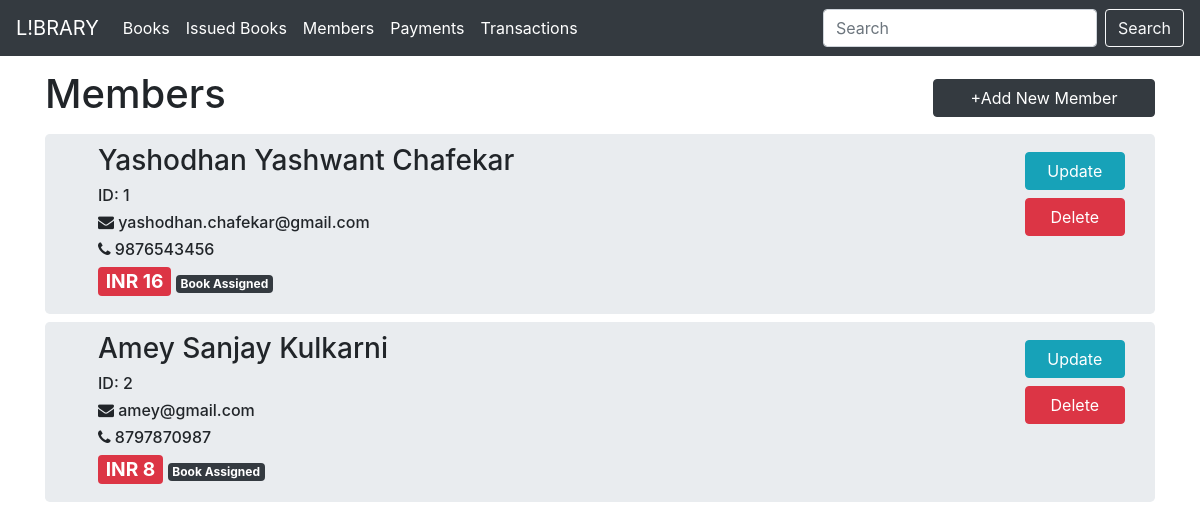
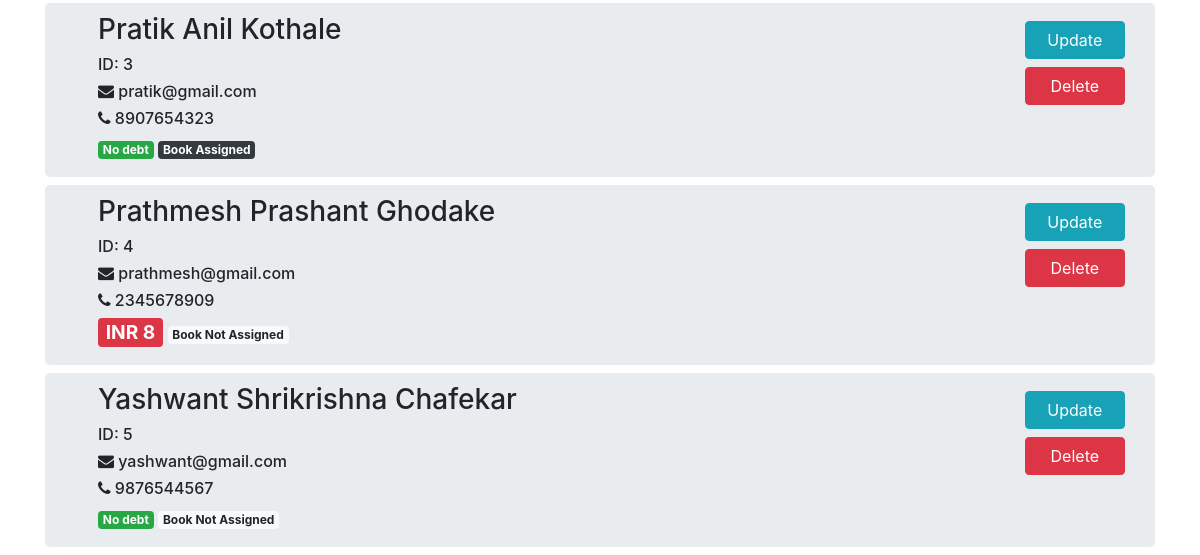
The app's page /member_list, older data (2 pictures, top to bottom).
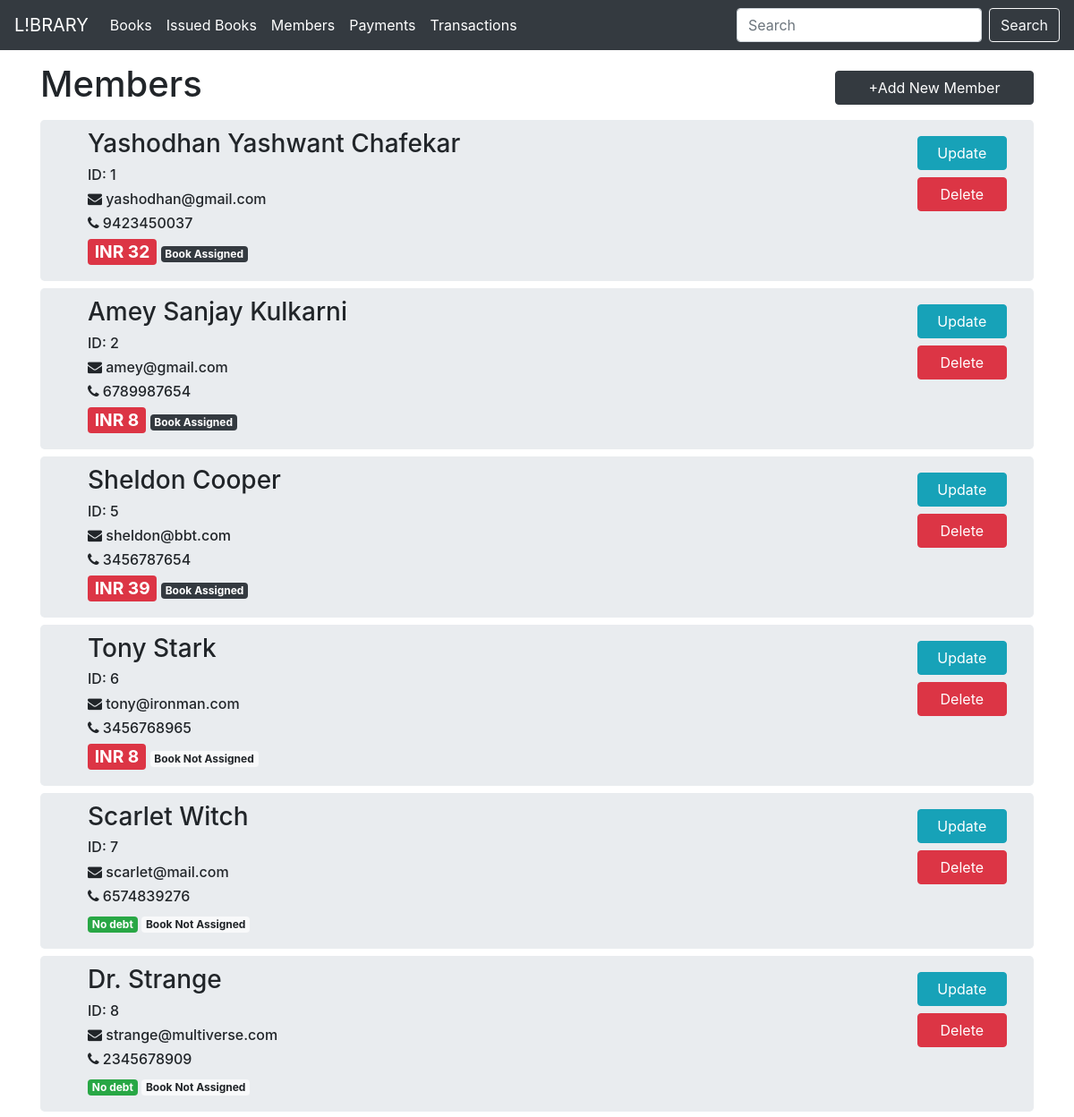
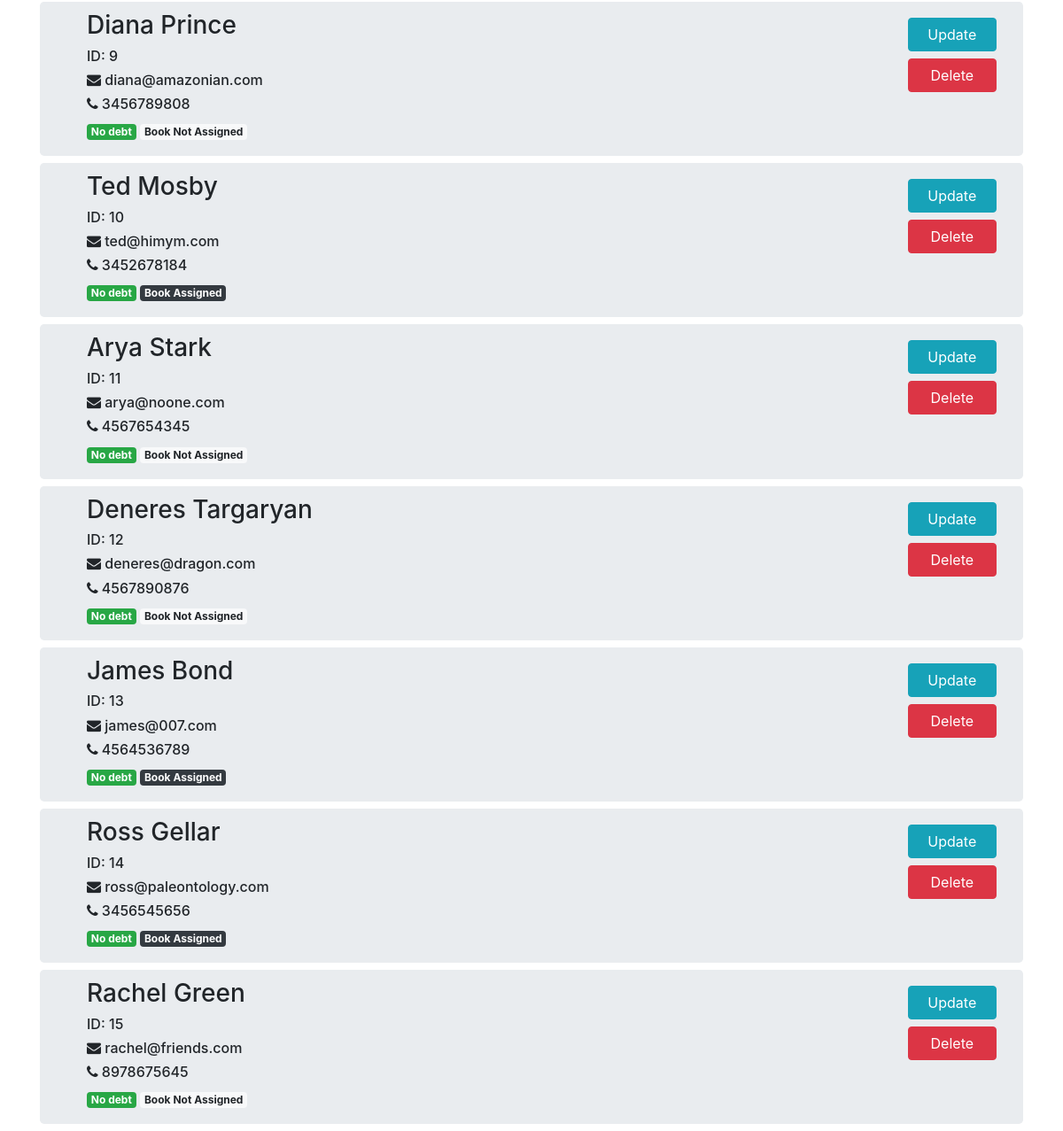
The same page, newer data (2 pictures, top to bottom).
### Library/models.py (models this page shows)
class Member(db.Model):
    id = db.Column(db.Integer, primary_key=True)
    fullname = db.Column(db.String(100))
    email = db.Column(db.String(100))
    phone = db.Column(db.String(13))
    debt = db.Column(db.Integer)
    has_book = db.Column(db.Boolean, default=False )

### Library/members.py (the view, shortened to what this page needs)
@members.route('/member_list', methods=['GET', 'POST'])
def member_list( ):
    data = Member.query.all()
    return render_template('member_list.html', data=data)

### Library/templates/member_list.html (shortened to what this page needs)
{% extends 'base.html' %}
{% block search %}
<form action="/member_list" method="post" class="form-inline my-2 my-lg-0">
    <input class="form-control mr-sm-2" name="search_input" type="search" placeholder="Search" aria-label="Search">
    <input class="btn btn-outline-light my-2 my-sm-0" type="submit" value="Search">
  </form>
{% endblock %}
{% block body %}
<div style="text-align:center; display: flex; flex-direction: row; align-items:center">
    <div style="flex:16; text-align:left ">
        <h1>Members</h1>
    </div>
    <div style="flex:4">
        <a href="/member_form" class="btn btn-dark my-1" style="width:100%; align-items:baseline">+Add New Member</a>
    </div>
</div>
    {% for member in data %}
    <div class ="container jumbotron my-2 " style="display:flex; flex-direction:row; justify-content:space-between;padding: 10px 30px 10px 30px;">
        <div class="container mx-2" style="flex:9;">
            <h3>{{member.fullname}}</h3>
            <h6>ID: {{member.id}}</h6>
            <h6><i class="fa fa-envelope"></i> {{member.email}}</h6>
            <h6><i class="fa fa-phone"></i> {{member.phone}}</h6>
            {% if member.debt %}
            <h1 class="badge bg-danger" style="color:white; font-size: larger;">INR {{member.debt}}</h1>
            {% else %}
            <h6 class="badge bg-success" style="color:white;">No debt</h6>
            {% endif %}
            {% if member.has_book %}
            <h6 class="badge bg-dark" style="color:white;">Book Assigned</h6>
            {% else %}
            <h6 class="badge bg-light">Book Not Assigned</h6>
            {% endif %}
        </div>
        <div style="flex:1; text-align: center;" >
            <form action="/update_member/{{member.id}}">
                <div class="my-2">
                    <input type="submit" class="btn btn-info" style="width:100%;" value="Update">
                </div>
            </form>
                <div class="my-2" >
                    <button type="button" class="btn btn-danger" data-bs-toggle="modal" data-bs-target="#exampleModal-{{member.id}}" style="width:100% ;">
                        Delete
                      </button>
                    </div>
        </div>
    </div>
    {% endfor %}
{% endblock %}

### Library/templates/base.html (shortened to what this page needs)
<!DOCTYPE html>
<html>
    <head>
      <link rel="stylesheet" href="https://cdnjs.cloudflare.com/ajax/libs/font-awesome/4.7.0/css/font-awesome.min.css">
        <link rel="stylesheet" href="https://cdn.jsdelivr.net/npm/bootstrap@4.4.1/dist/css/bootstrap.min.css">
    </head>
    <body>
        <nav class="navbar fixed-top navbar-expand-lg navbar-dark bg-dark ">
            <a class="navbar-brand" href="/">L!BRARY</a>
            <div class="collapse navbar-collapse" id="navbarSupportedContent">
              <ul class="navbar-nav mr-auto">
                <li class="nav-item active">
                  <a class="nav-link" href="/">Books</a>
                </li>
                <li class="nav-item active">
                    <a class="nav-link" href="/issued_book">Issued Books</a>
                </li>
                <li class="nav-item active">
                  <a class="nav-link" href="/member_list">Members</a>
                </li>
                <li class="nav-item active">
                    <a class="nav-link" href="/payments">Payments</a>
                </li>
                <li class="nav-item active">
                  <a class="nav-link" href="/trasaction">Transactions</a>
              </li>
              </ul>
              {% block search %}{% endblock %}
            </div>
          </nav>
          <div class="container" style="margin-top:70px;">
            {% block body %}
            {% endblock %}
          </div>
    </body>
</html>

Row changes from the older to the newer data that the page shows:
removed Member: fullname "Pratik Anil Kothale", id "3", email "pratik@gmail.com", phone "8907654323", shows "No debt", has_book "Book Assigned"
removed Member: fullname "Prathmesh Prashant Ghodake", id "4", email "prathmesh@gmail.com", phone "2345678909", debt "8", has_book "Book Not Assigned"
changed Member "Yashodhan Yashwant Chafekar": email "yashodhan.chafekar@gmail.com" → "yashodhan@gmail.com"; phone "9876543456" → "9423450037"; debt "16" → "32"
changed Member "Amey Sanjay Kulkarni": phone "8797870987" → "6789987654"
changed Member id 5: fullname "Yashwant Shrikrishna Chafekar" → "Sheldon Cooper"; email "yashwant@gmail.com" → "sheldon@bbt.com"; phone "9876544567" → "3456787654"; debt (not shown) → "39"; debt "No debt" → "INR"; has_book "Book Not Assigned" → "Book Assigned"
added Member: fullname "Tony Stark", id "6", email "tony@ironman.com", phone "3456768965", debt "8", has_book "Book Not Assigned"
added Member: fullname "Scarlet Witch", id "7", email "scarlet@mail.com", phone "6574839276", shows "No debt", has_book "Book Not Assigned"
added Member: fullname "Dr. Strange", id "8", email "strange@multiverse.com", phone "2345678909", shows "No debt", has_book "Book Not Assigned"
added Member: fullname "Diana Prince", id "9", email "diana@amazonian.com", phone "3456789808", shows "No debt", has_book "Book Not Assigned"
added Member: fullname "Ted Mosby", id "10", email "ted@himym.com", phone "3452678184", shows "No debt", has_book "Book Assigned"
added Member: fullname "Arya Stark", id "11", email "arya@noone.com", phone "4567654345", shows "No debt", has_book "Book Not Assigned"
added Member: fullname "Deneres Targaryan", id "12", email "deneres@dragon.com", phone "4567890876", shows "No debt", has_book "Book Not Assigned"
added Member: fullname "James Bond", id "13", email "james@007.com", phone "4564536789", shows "No debt", has_book "Book Assigned"
added Member: fullname "Ross Gellar", id "14", email "ross@paleontology.com", phone "3456545656", shows "No debt", has_book "Book Assigned"
added Member: fullname "Rachel Green", id "15", email "rachel@friends.com", phone "8978675645", shows "No debt", has_book "Book Not Assigned"
